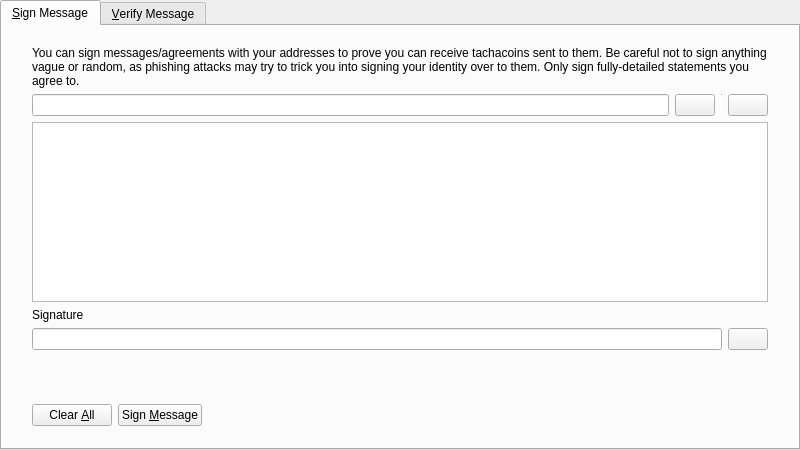
<?xml version="1.0" encoding="UTF-8"?>
<ui version="4.0">
 <class>SignVerifyMessageDialog</class>
 <widget class="QDialog" name="SignVerifyMessageDialog">
  <property name="geometry">
   <rect>
    <x>0</x>
    <y>0</y>
    <width>800</width>
    <height>450</height>
   </rect>
  </property>
  <property name="windowTitle">
   <string>Signatures - Sign / Verify a Message</string>
  </property>
  <property name="modal">
   <bool>true</bool>
  </property>
  <layout class="QVBoxLayout" name="verticalLayout">
   <property name="leftMargin">
    <number>0</number>
   </property>
   <property name="topMargin">
    <number>0</number>
   </property>
   <property name="rightMargin">
    <number>0</number>
   </property>
   <property name="bottomMargin">
    <number>0</number>
   </property>
   <item>
    <widget class="QTabWidget" name="tabWidget">
     <property name="currentIndex">
      <number>0</number>
     </property>
     <widget class="QWidget" name="tabSignMessage">
      <attribute name="title">
       <string>&amp;Sign Message</string>
      </attribute>
      <layout class="QVBoxLayout" name="verticalLayout_SM">
       <property name="leftMargin">
        <number>0</number>
       </property>
       <property name="topMargin">
        <number>0</number>
       </property>
       <property name="rightMargin">
        <number>0</number>
       </property>
       <property name="bottomMargin">
        <number>0</number>
       </property>
       <item>
        <layout class="QVBoxLayout" name="verticalLayout_3">
         <property name="leftMargin">
          <number>30</number>
         </property>
         <property name="topMargin">
          <number>20</number>
         </property>
         <property name="rightMargin">
          <number>30</number>
         </property>
         <property name="bottomMargin">
          <number>20</number>
         </property>
         <item>
          <widget class="QLabel" name="infoLabel_SM">
           <property name="text">
            <string>You can sign messages/agreements with your addresses to prove you can receive tachacoins sent to them. Be careful not to sign anything vague or random, as phishing attacks may try to trick you into signing your identity over to them. Only sign fully-detailed statements you agree to.</string>
           </property>
           <property name="textFormat">
            <enum>Qt::PlainText</enum>
           </property>
           <property name="wordWrap">
            <bool>true</bool>
           </property>
          </widget>
         </item>
         <item>
          <layout class="QHBoxLayout" name="horizontalLayout_1_SM">
           <property name="spacing">
            <number>6</number>
           </property>
           <item>
            <widget class="QValidatedLineEdit" name="addressIn_SM">
             <property name="toolTip">
              <string>The Tachacoin address to sign the message with</string>
             </property>
            </widget>
           </item>
           <item>
            <widget class="QPushButton" name="addressBookButton_SM">
             <property name="toolTip">
              <string>Choose previously used address</string>
             </property>
             <property name="text">
              <string/>
             </property>
             <property name="icon">
              <iconset resource="../bitcoin.qrc">
               <normaloff>:/icons/address-book</normaloff>:/icons/address-book</iconset>
             </property>
             <property name="shortcut">
              <string>Alt+A</string>
             </property>
             <property name="autoDefault">
              <bool>false</bool>
             </property>
            </widget>
           </item>
           <item>
            <widget class="Line" name="vLine">
             <property name="maximumSize">
              <size>
               <width>1</width>
               <height>22</height>
              </size>
             </property>
             <property name="orientation">
              <enum>Qt::Vertical</enum>
             </property>
            </widget>
           </item>
           <item>
            <widget class="QPushButton" name="pasteButton_SM">
             <property name="toolTip">
              <string>Paste address from clipboard</string>
             </property>
             <property name="text">
              <string/>
             </property>
             <property name="icon">
              <iconset resource="../bitcoin.qrc">
               <normaloff>:/icons/editpaste</normaloff>:/icons/editpaste</iconset>
             </property>
             <property name="shortcut">
              <string>Alt+P</string>
             </property>
             <property name="autoDefault">
              <bool>false</bool>
             </property>
            </widget>
           </item>
          </layout>
         </item>
         <item>
          <widget class="QPlainTextEdit" name="messageIn_SM">
           <property name="toolTip">
            <string>Enter the message you want to sign here</string>
           </property>
          </widget>
         </item>
         <item>
          <widget class="QLabel" name="signatureLabel_SM">
           <property name="text">
            <string>Signature</string>
           </property>
           <property name="textFormat">
            <enum>Qt::PlainText</enum>
           </property>
          </widget>
         </item>
         <item>
          <layout class="QHBoxLayout" name="horizontalLayout_2_SM">
           <property name="spacing">
            <number>6</number>
           </property>
           <item>
            <widget class="QLineEdit" name="signatureOut_SM">
             <property name="font">
              <font>
               <italic>true</italic>
              </font>
             </property>
             <property name="readOnly">
              <bool>true</bool>
             </property>
            </widget>
           </item>
           <item>
            <widget class="QPushButton" name="copySignatureButton_SM">
             <property name="toolTip">
              <string>Copy the current signature to the system clipboard</string>
             </property>
             <property name="text">
              <string/>
             </property>
             <property name="icon">
              <iconset resource="../bitcoin.qrc">
               <normaloff>:/icons/editcopy</normaloff>:/icons/editcopy</iconset>
             </property>
             <property name="autoDefault">
              <bool>false</bool>
             </property>
            </widget>
           </item>
          </layout>
         </item>
        </layout>
       </item>
       <item>
        <widget class="QWidget" name="buttonsContainerWhite" native="true">
         <layout class="QHBoxLayout" name="horizontalLayout">
          <property name="leftMargin">
           <number>30</number>
          </property>
          <property name="topMargin">
           <number>15</number>
          </property>
          <property name="rightMargin">
           <number>30</number>
          </property>
          <item>
           <widget class="QPushButton" name="clearButton_SM">
            <property name="toolTip">
             <string>Reset all sign message fields</string>
            </property>
            <property name="text">
             <string>Clear &amp;All</string>
            </property>
            <property name="icon">
             <iconset resource="../bitcoin.qrc">
              <normaloff>:/icons/remove</normaloff>:/icons/remove</iconset>
            </property>
            <property name="autoDefault">
             <bool>false</bool>
            </property>
           </widget>
          </item>
          <item>
           <widget class="QPushButton" name="signMessageButton_SM">
            <property name="toolTip">
             <string>Sign the message to prove you own this Tachacoin address</string>
            </property>
            <property name="text">
             <string>Sign &amp;Message</string>
            </property>
            <property name="icon">
             <iconset resource="../bitcoin.qrc">
              <normaloff>:/icons/edit</normaloff>:/icons/edit</iconset>
            </property>
            <property name="autoDefault">
             <bool>false</bool>
            </property>
           </widget>
          </item>
          <item>
           <spacer name="horizontalSpacer_1_SM">
            <property name="orientation">
             <enum>Qt::Horizontal</enum>
            </property>
            <property name="sizeHint" stdset="0">
             <size>
              <width>40</width>
              <height>48</height>
             </size>
            </property>
           </spacer>
          </item>
          <item>
           <widget class="QLabel" name="statusLabel_SM">
            <property name="font">
             <font>
              <weight>75</weight>
              <bold>true</bold>
             </font>
            </property>
            <property name="text">
             <string/>
            </property>
            <property name="wordWrap">
             <bool>true</bool>
            </property>
           </widget>
          </item>
          <item>
           <spacer name="horizontalSpacer_2_SM">
            <property name="orientation">
             <enum>Qt::Horizontal</enum>
            </property>
            <property name="sizeHint" stdset="0">
             <size>
              <width>40</width>
              <height>48</height>
             </size>
            </property>
           </spacer>
          </item>
         </layout>
        </widget>
       </item>
      </layout>
     </widget>
     <widget class="QWidget" name="tabVerifyMessage">
      <attribute name="title">
       <string>&amp;Verify Message</string>
      </attribute>
      <layout class="QVBoxLayout" name="verticalLayout_VM">
       <property name="leftMargin">
        <number>0</number>
       </property>
       <property name="topMargin">
        <number>0</number>
       </property>
       <property name="rightMargin">
        <number>0</number>
       </property>
       <property name="bottomMargin">
        <number>0</number>
       </property>
       <item>
        <layout class="QVBoxLayout" name="verticalLayout_2">
         <property name="leftMargin">
          <number>30</number>
         </property>
         <property name="topMargin">
          <number>20</number>
         </property>
         <property name="rightMargin">
          <number>30</number>
         </property>
         <property name="bottomMargin">
          <number>20</number>
         </property>
         <item>
          <widget class="QLabel" name="infoLabel_VM">
           <property name="text">
            <string>Enter the receiver's address, message (ensure you copy line breaks, spaces, tabs, etc. exactly) and signature below to verify the message. Be careful not to read more into the signature than what is in the signed message itself, to avoid being tricked by a man-in-the-middle attack. Note that this only proves the signing party receives with the address, it cannot prove sendership of any transaction!</string>
           </property>
           <property name="textFormat">
            <enum>Qt::PlainText</enum>
           </property>
           <property name="alignment">
            <set>Qt::AlignLeading|Qt::AlignLeft|Qt::AlignTop</set>
           </property>
           <property name="wordWrap">
            <bool>true</bool>
           </property>
          </widget>
         </item>
         <item>
          <layout class="QHBoxLayout" name="horizontalLayout_1_VM">
           <property name="spacing">
            <number>6</number>
           </property>
           <item>
            <widget class="QValidatedLineEdit" name="addressIn_VM">
             <property name="toolTip">
              <string>The Tachacoin address the message was signed with</string>
             </property>
            </widget>
           </item>
           <item>
            <widget class="QPushButton" name="addressBookButton_VM">
             <property name="toolTip">
              <string>Choose previously used address</string>
             </property>
             <property name="text">
              <string/>
             </property>
             <property name="icon">
              <iconset resource="../bitcoin.qrc">
               <normaloff>:/icons/address-book</normaloff>:/icons/address-book</iconset>
             </property>
             <property name="shortcut">
              <string>Alt+A</string>
             </property>
             <property name="autoDefault">
              <bool>false</bool>
             </property>
            </widget>
           </item>
          </layout>
         </item>
         <item>
          <widget class="QPlainTextEdit" name="messageIn_VM"/>
         </item>
         <item>
          <widget class="QValidatedLineEdit" name="signatureIn_VM"/>
         </item>
        </layout>
       </item>
       <item>
        <widget class="QWidget" name="buttonsContainerWhite_" native="true">
         <layout class="QHBoxLayout" name="horizontalLayout_2">
          <property name="leftMargin">
           <number>30</number>
          </property>
          <property name="topMargin">
           <number>15</number>
          </property>
          <property name="rightMargin">
           <number>30</number>
          </property>
          <item>
           <widget class="QPushButton" name="clearButton_VM">
            <property name="toolTip">
             <string>Reset all verify message fields</string>
            </property>
            <property name="text">
             <string>Clear &amp;All</string>
            </property>
            <property name="icon">
             <iconset resource="../bitcoin.qrc">
              <normaloff>:/icons/remove</normaloff>:/icons/remove</iconset>
            </property>
            <property name="autoDefault">
             <bool>false</bool>
            </property>
           </widget>
          </item>
          <item>
           <widget class="QPushButton" name="verifyMessageButton_VM">
            <property name="toolTip">
             <string>Verify the message to ensure it was signed with the specified Tachacoin address</string>
            </property>
            <property name="text">
             <string>Verify &amp;Message</string>
            </property>
            <property name="icon">
             <iconset resource="../bitcoin.qrc">
              <normaloff>:/icons/transaction_0</normaloff>:/icons/transaction_0</iconset>
            </property>
            <property name="autoDefault">
             <bool>false</bool>
            </property>
           </widget>
          </item>
          <item>
           <spacer name="horizontalSpacer_1_VM">
            <property name="orientation">
             <enum>Qt::Horizontal</enum>
            </property>
            <property name="sizeHint" stdset="0">
             <size>
              <width>40</width>
              <height>48</height>
             </size>
            </property>
           </spacer>
          </item>
          <item>
           <widget class="QLabel" name="statusLabel_VM">
            <property name="font">
             <font>
              <weight>75</weight>
              <bold>true</bold>
             </font>
            </property>
            <property name="text">
             <string/>
            </property>
            <property name="wordWrap">
             <bool>true</bool>
            </property>
           </widget>
          </item>
          <item>
           <spacer name="horizontalSpacer_2_VM">
            <property name="orientation">
             <enum>Qt::Horizontal</enum>
            </property>
            <property name="sizeHint" stdset="0">
             <size>
              <width>40</width>
              <height>48</height>
             </size>
            </property>
           </spacer>
          </item>
         </layout>
        </widget>
       </item>
      </layout>
     </widget>
    </widget>
   </item>
  </layout>
 </widget>
 <customwidgets>
  <customwidget>
   <class>QValidatedLineEdit</class>
   <extends>QLineEdit</extends>
   <header>qvalidatedlineedit.h</header>
  </customwidget>
 </customwidgets>
 <resources>
  <include location="../bitcoin.qrc"/>
 </resources>
 <connections/>
</ui>
